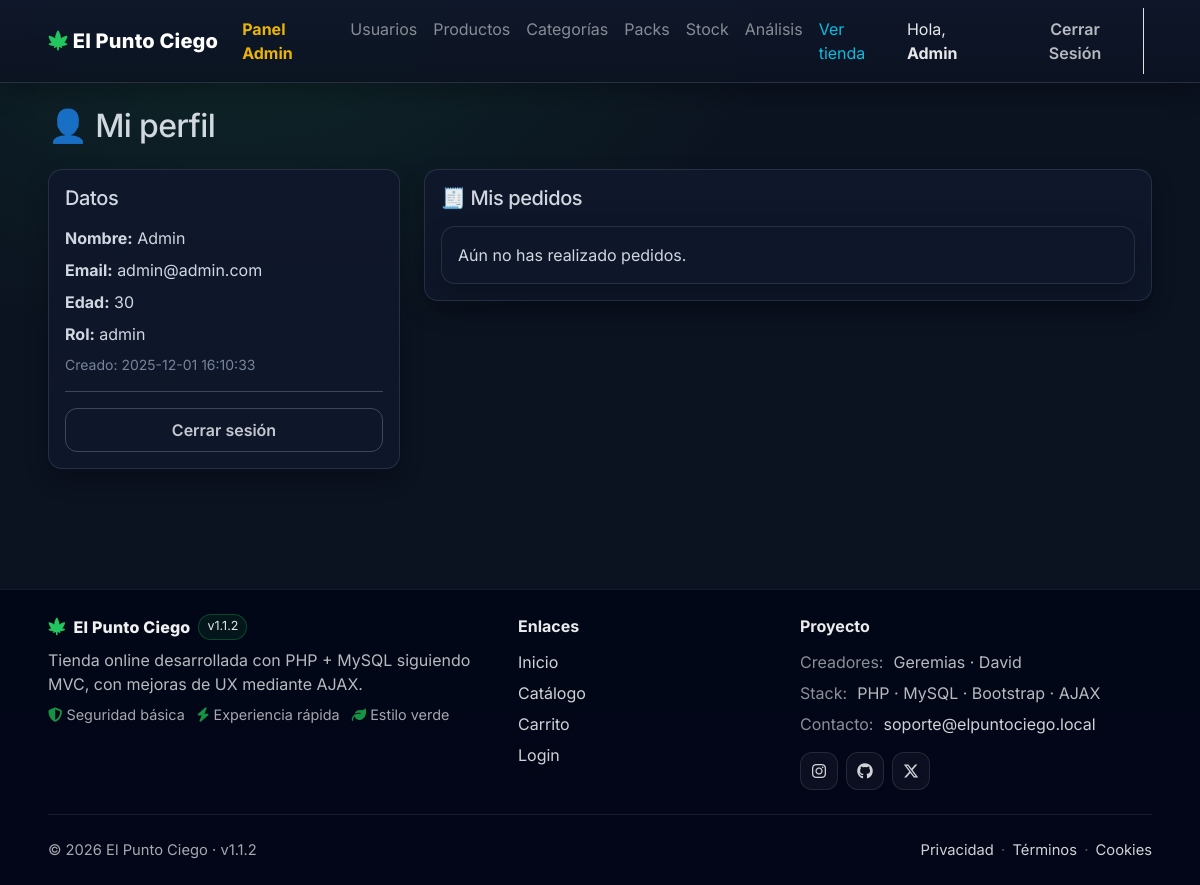
Page /index.php?c=user&a=profile (signed in) on the committed database.
### tables this page shows
CREATE TABLE users (
    id INT AUTO_INCREMENT,
    name VARCHAR(255) NOT NULL,
    role VARCHAR(50)  NOT NULL DEFAULT 'customer',
    gmail VARCHAR(255) NOT NULL,
    password VARCHAR(255) NOT NULL,
    edad TINYINT UNSIGNED,
    img VARCHAR(255),
    date_create DATETIME NOT NULL DEFAULT CURRENT_TIMESTAMP,
    last_date DATETIME NULL,
    is_active TINYINT(1) NOT NULL DEFAULT 1,
    CONSTRAINT pk_users PRIMARY KEY (id),
    CONSTRAINT uq_users_gmail UNIQUE (gmail)
);

### controller/user_controller.php (called while the page is built, shortened)
<?php
require_once 'model/UserModel.php';
class UserController
{
    public function profile()
    {
        $userModel = new UserModel();
        $orderModel = new OrderModel();
        $user = $userModel->getById((int)$_SESSION['user_id']);
        $orders = $orderModel->getOrdersByUser((int)$_SESSION['user_id']);
        require 'views/user_profile.php';
        require 'views/layouts/main.php';
    }
}

### model/conectaDB.php (called while the page is built, shortened)
<?php
class DB {
	protected static $instance;
	public static function getInstance() {
		if(empty(self::$instance)) {
			$db_info = array(
				"db_host" => "localhost",
				"db_port" => "3306",
				"db_user" => "root",
				"db_pass" => "",
				"db_name" => "el_punto_ciego"
            );
			try {
				self::$instance = new PDO("mysql:host=".$db_info['db_host'].';port='.$db_info['db_port'].';dbname='.$db_info['db_name'], $db_info['db_user'], $db_info['db_pass']);
				self::$instance->setAttribute(PDO::ATTR_ERRMODE, PDO::ERRMODE_SILENT);
				self::$instance->query('SET NAMES utf8');
				self::$instance->query('SET CHARACTER SET utf8');
			} catch(PDOException $error) {
				echo $error->getMessage();
			}
		}
		return self::$instance;
	}
}
?>

### model/UserModel.php (called while the page is built, shortened)
<?php
require_once 'model/conectaDB.php';
class UserModel
{
    private $db;
    public function __construct()
    {
        $this->db = DB::getInstance();
    }
    public function getById(int $id)
    {
        $sql = "SELECT id, name, gmail, role, edad, img, date_create, last_date, is_active
                FROM users
                WHERE id = :id
                LIMIT 1";
        $stmt = $this->db->prepare($sql);
        $stmt->execute(['id' => $id]);
        return $stmt->fetch(PDO::FETCH_ASSOC);
    }
}

### views/user_profile.php (the view, shortened to what this page needs)
<h2 class="mb-4">👤 Mi perfil</h2>
<div class="row g-4">
  <div class="col-lg-4">
    <div class="card shadow-sm">
      <div class="card-body">
        <h5 class="card-title mb-3">Datos</h5>
        <div class="mb-2"><strong>Nombre:</strong> <?php echo htmlspecialchars($user['name'] ?? ''); ?></div>
        <div class="mb-2"><strong>Email:</strong> <?php echo htmlspecialchars($user['gmail'] ?? ''); ?></div>
        <div class="mb-2"><strong>Edad:</strong> <?php echo htmlspecialchars($user['edad'] ?? '-'); ?></div>
        <div class="mb-2"><strong>Rol:</strong> <?php echo htmlspecialchars($user['role'] ?? ''); ?></div>
        <div class="mb-0 text-muted small">
          Creado: <?php echo htmlspecialchars($user['date_create'] ?? ''); ?>
        </div>
        <hr>
        <a class="btn btn-outline-secondary w-100" href="index.php?c=auth&a=logout">Cerrar sesión</a>
      </div>
    </div>
  </div>
  <div class="col-lg-8">
    <div class="card shadow-sm">
      <div class="card-body">
        <h5 class="card-title mb-3">🧾 Mis pedidos</h5>
        <?php if (empty($orders)): ?>
          <div class="alert alert-info mb-0">Aún no has realizado pedidos.</div>
        <?php endif; ?>
      </div>
    </div>
  </div>
</div>

### public/css/styles.css (style rules this page uses)
:root { --pc-primary: #00b66a; --pc-primary-600: #16a36b; --pc-primary-700: #15803d; --pc-bg: #0b1220; --pc-surface: #0f172a; --pc-surface-2: #111c33; --pc-muted: #94a3b8; --pc-text: #e5e7eb; --pc-border: rgba(148,163,184,.18); --pc-border-2: rgba(148,163,184,.28); --pc-ring: rgba(34, 197, 94, .25); --pc-radius: 14px; --pc-radius-sm: 10px; --pc-shadow: 0 14px 30px rgba(0,0,0,.35); --pc-shadow-sm: 0 10px 22px rgba(0,0,0,.25); --pc-bg: #0b1220; --pc-surface: #0f172a; --pc-surface-2: rgba(15,23,42,.55); --pc-border: rgba(148,163,184,.18); --pc-border-2: rgba(148,163,184,.28); --pc-text: rgba(226,232,240,.92); --pc-muted: rgba(148,163,184,.78); --pc-primary: #22c55e; --pc-primary-600: #16a34a; }
html, body { font-family: Inter, system-ui, -apple-system, Segoe UI, Roboto, Arial, sans-serif; }
body, body.bg-light { background: radial-gradient(1200px 800px at 20% 0%, rgba(34,197,94,.12) 0%, rgba(11,18,32,1) 45%), radial-gradient(900px 600px at 85% 20%, rgba(34,197,94,.08) 0%, rgba(11,18,32,1) 55%), var(--pc-bg) !important; color: var(--pc-text); min-height: 100vh; }
.text-muted { color: var(--pc-muted) !important; }
.card { background: linear-gradient(180deg, var(--pc-surface) 0%, rgba(15,23,42,.92) 100%) !important; color: var(--pc-text); border-radius: var(--pc-radius); border: 1px solid var(--pc-border); box-shadow: var(--pc-shadow-sm); }
.shadow-sm, .shadow { box-shadow: var(--pc-shadow-sm) !important; }
h1, h2, h3, h4, h5 { letter-spacing: -0.02em; color: var(--pc-text); }
.btn { border-radius: 12px; font-weight: 600; padding: .55rem .9rem; transition: transform .08s ease, box-shadow .12s ease, background-color .12s ease, border-color .12s ease; }
.btn-outline-secondary { border-color: rgba(148,163,184,.35) !important; color: rgba(229,231,235,.85) !important; }
.alert { border-radius: var(--pc-radius); border: 1px solid var(--pc-border); box-shadow: var(--pc-shadow-sm); background: rgba(15,23,42,.80) !important; color: var(--pc-text) !important; }
a { text-decoration: none; }

### rows in the picture
users: name "Admin", gmail "admin@admin.com", edad "30", role "admin", date_create "2025-12-01 16:10:33"

### other values in the picture
$_SESSION['user_name'] "Admin"
$appName "El Punto Ciego"
$appVersion "v1.1.2"
implode(' · ', $creators) "Geremias · David"
